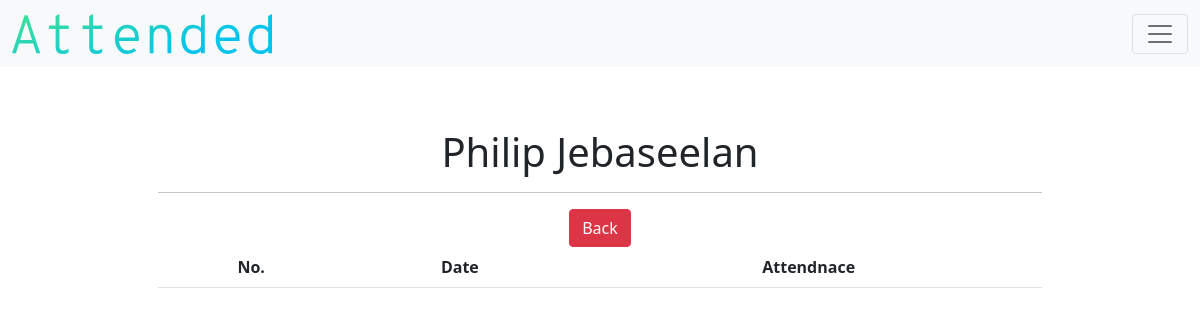
Before: /detail_attendance/1 (signed in) with the older database file.
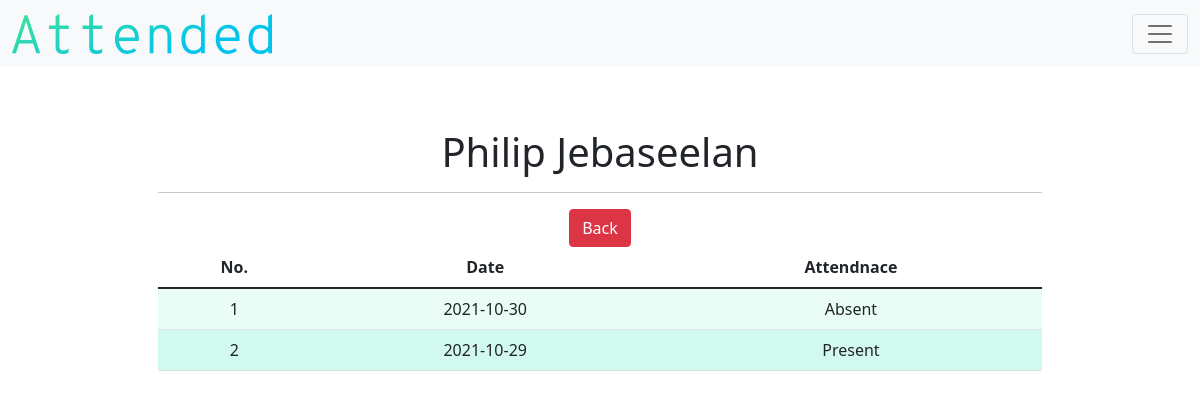
After: the same page with the newer database file.
### models.py (models this page shows)
class Student(db.Model):
    __tablename__ = "student"
    id = db.Column(db.Integer, primary_key=True)
    teacher_id = db.Column(db.Integer, db.ForeignKey("teacher.id"))
    class_id = db.Column(db.Integer, nullable=True, default=0)
    name = db.Column(db.String(), nullable=False)
    birth = db.Column(db.String(),nullable=False)
    age = db.Column(db.Integer(), nullable=False)
    gender = db.Column(db.String(), nullable=False)
    parent = db.Column(db.String(), nullable=True)
    parent2 = db.Column(db.String(), nullable=True)
    number = db.Column(db.Integer, nullable=True)
    number2 = db.Column(db.Integer, nullable=True)
    email = db.Column(db.String(), nullable=True)
    email2 = db.Column(db.String(), nullable=True)
    address = db.Column(db.String(), nullable=False)
    city = db.Column(db.String(), nullable=False)
    state = db.Column(db.String(), nullable=False)
    postcode = db.Column(db.Integer, nullable=False)
    attend_count = db.Column(db.Integer, nullable=True, default=0)
    student_attends = db.relationship("Attendance", backref="student_attend")

class Attendance(db.Model):
    __tablename__ = "attendance"
    id = db.Column(db.Integer, primary_key=True)
    teacher_id = db.Column(db.Integer, db.ForeignKey("teacher.id"))
    class_id = db.Column(db.Integer, db.ForeignKey("class.id"))
    student_id = db.Column(db.Integer, db.ForeignKey("student.id"))
    date = db.Column(db.String(),nullable=False)
    presence = db.Column(db.String(),nullable=False)

### application.py (the view)
@app.route("/detail_attendance/<string:id>")
def detail_attendance(id):
    teacher = current_user.get_id()
    teacher_object = db.session.query(Teacher).filter_by(id=teacher).first()
    if not current_user.is_authenticated:
        return redirect("/login")
    else:
        TABLE_HEADERS = ["No.", "Date", "Attendnace"]
        student_object = db.session.query(Student).filter_by(id=id).first()
        class_id = student_object.class_id
        attendance_object = db.session.query(Attendance).filter_by(student_id=id).order_by(Attendance.date.desc())
        new_attendance = db.session.query(Attendance).filter_by(class_id=class_id).group_by(Attendance.date)
        return render_template("detail-attendance.html", headers=TABLE_HEADERS, attendances=attendance_object, student=student_object, new_student=new_attendance, teacher=teacher_object)

### application.py (called while the page is built)
@login.user_loader
def load_user(id):
    return Teacher.query.get(id)

### templates/detail-attendance.html (shortened to what this page needs)
{% extends "layout.html" %}
{% block main %}
        <h1>{{student.name}}</h1>
        <hr>
        <div class="d-grid gap-2 d-md-block">
          <a class="btn btn-danger" id="detail-attendance-class-back" href="/detail_class/{{student.class_id}}" type="button">Back</a>
        </div>
        <div class="table-responsive">
          <table class="table table-hover">
                  <thead>
                          <tr>
                                  {% for header in headers %}
                                  <th id="header"> {{ header }} </th>
                                  {% endfor %}
                          </tr>
                  </thead>
                  <tbody>
                    {% if student.attend_count == 0 %}
                      {% for date in new_student %}
                        <tr>
                            <td class="counterCell"></td>
                            <td>{{date.date}}</td>
                            <td>Absent</td>
                        </tr>
                      {% endfor %}
                    {% else %}
                      {% for attendance in attendances %}
                        <tr>
                            <td class="counterCell"></td>
                            <td>{{attendance.date}}</td>
                            <td> {{attendance.presence }} </td>
                        </tr>
                      {% endfor %}
                    {% endif %}
                  </tbody>
          </table>
        </div>
{% endblock %}

### templates/layout.html (shortened to what this page needs)
<!DOCTYPE html>
<html lang="en">
    <head>
        <link href="https://cdn.jsdelivr.net/npm/bootstrap@5.1.1/dist/css/bootstrap.min.css" rel="stylesheet">
        <link href="../static/css/style.css" rel="stylesheet">
    </head>
    <body>
        <nav class="navbar navbar-light bg-light fixed-top">
            <div class="container-fluid">
                <a class="navbar-brand" href="/"><img id="brandlabel" src="../static/images/brand.svg"class="d-inline-block align-text-top"></a>
                {% if current_user.is_authenticated %}
                <button class="navbar-toggler" type="button" data-bs-toggle="offcanvas" data-bs-target="#offcanvasNavbar" aria-controls="offcanvasNavbar">
                    <span class="navbar-toggler-icon"></span>
                </button>
                {% endif %}
            </div>
        </nav>
        <main class="container p-5">
            {% block main %}{% endblock %}
        </main>
    </body>
</html>

### static/css/style.css (style rules this page uses)
#brandlabel { height:40px; }
table { counter-reset: tableCount; }
.counterCell:before { content: counter(tableCount); counter-increment: tableCount; }
tr:nth-child(even) { background-color:#d2f9ed; }
tr:nth-child(odd) { background-color:#e9fcf6; }
#header { background-color:white; }
main { overflow-x: auto; text-align: center; }
.p-5 { padding: 8rem!important; }
#detail-attendance-class-back { position:relative; }

Changed rows visible on the page:
added Attendance: date "2021-10-30", presence "Absent"
added Attendance: date "2021-10-29", presence "Present"
